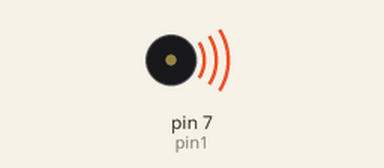
A sketch run on a simulated Arduino Nano, built with avr-gcc and run on an emulated ATmega328P. Parts: buzzer (waves = sounding).

Above: at 2.3 s.
At 5.6 s:
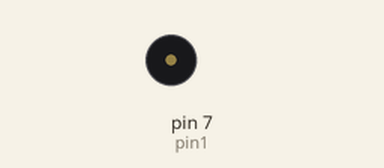
Timing chart, 0 to 6.7 s (numbered marks = the images above):
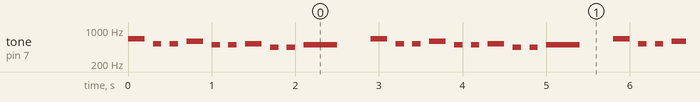

Measured:
- by itself, tone on pin 7 (pin1): repeats every 2.9 s: 2 × (silent 0.10 s, 523 Hz 0.10 s), silent 0.10 s, 587 Hz 0.20 s, 2 × (silent 0.10 s, 494 Hz 0.10 s), silent 0.10 s, 523 Hz 0.20 s, 2 × (silent 0.10 s, 440 Hz 0.10 s), silent 0.10 s, 494 Hz 0.40 s, silent 0.40 s, 659 Hz 0.20 s

The sketch:

sound_effect_BlingBangBangBorn.ino
```cpp
#define C3  130
#define CD3 139
#define D3  147
#define DE3 156
#define E3  165
#define F3  175
#define FG3 185
#define G3  196
#define GA3 208
#define A3  220
#define AB3 233
#define B3  247

#define C4  262       // ド
#define CD4 277       // ド#レb
#define D4  294       // レ
#define DE4 311       // レ#ミb
#define E4  330       // ミ
#define F4  349       // ファ
#define FG4 370       // ファ#ソb
#define G4  392       // ソ
#define GA4 415       // ソ#ラb
#define A4  440       // ラ
#define AB4 466       // ラ#シb
#define B4  494       // シ

#define C5  523
#define CD5 554
#define D5  587
#define DE5 622
#define E5  659
#define F5  698
#define FG5 740
#define G5  784
#define GA5 830
#define A5  880
#define AB5 932
#define B5  988

#define C6  1047
#define CD6 1109
#define D6  1175
#define DE6 1245
#define E6  1319
#define F6  1397
#define FG6 1480
#define G6  1568
#define GA6 1661
#define A6  1760
#define AB6 1865
#define B6  1976

#define C7  2093
#define CD7 2217
#define D7  2349
#define DE7 2489
#define E7  2637
#define F7  2794
#define FG7 2960
#define G7  3136
#define GA7 3322
#define A7  3520
#define AB7 3729
#define B7  3951

int duration = 100;   // duration
int pin1 = 7;         // pin number
// int pin2 = 8;         // pin number

void setup() {
  // put your setup code here, to run once:

}

void loop() {
  // put your main code here, to run repeatedly:
  tone(pin1, E5);
  delay(duration * 2);
  noTone(pin1);
  delay(duration);

  tone(pin1, C5);
  delay(duration);
  noTone(pin1);
  delay(duration);

  tone(pin1, C5);
  delay(duration);
  noTone(pin1);
  delay(duration);

  tone(pin1, D5);
  delay(duration * 2);
  noTone(pin1);
  delay(duration);

  tone(pin1, B4);
  delay(duration);
  noTone(pin1);
  delay(duration);

  tone(pin1, B4);
  delay(duration);
  noTone(pin1);
  delay(duration);

  tone(pin1, C5);
  delay(duration * 2);
  noTone(pin1);
  delay(duration);

  tone(pin1, A4);
  delay(duration);
  noTone(pin1);
  delay(duration);

  tone(pin1, A4);
  delay(duration);
  noTone(pin1);
  delay(duration);

  tone(pin1, B4);
  delay(duration * 4);
  noTone(pin1);
  delay(duration * 4);
}
```
